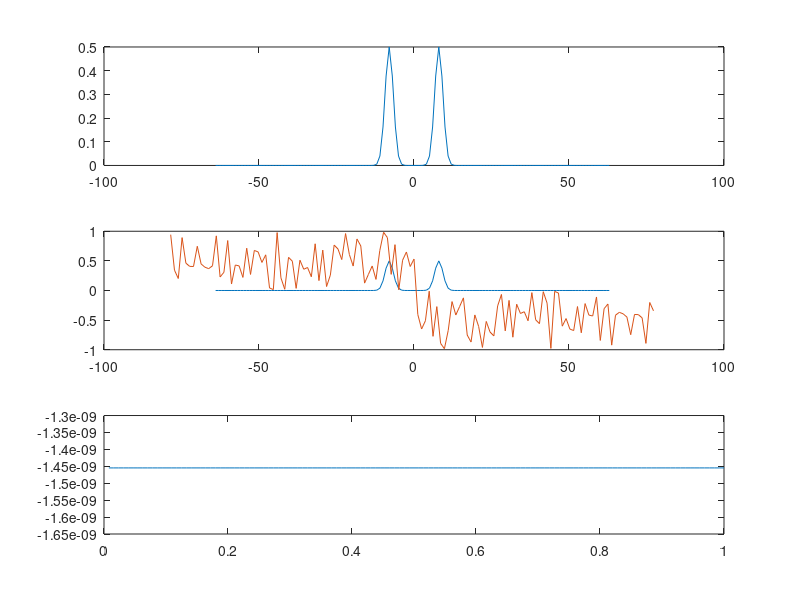

MATLAB code for this plot: (Note: this script raises an error after producing the figure.)
N = 128;
T = -log(rand(1,1));
t = (1:N)/N;
t = T*t;
dt = mean(diff(t));
df = 1.0/T;
f = ((1:N)-1-floor((N+1)/2))*df;
phase = 2*pi*rand(1,N);
for i=1:N
 if(f(i)<0)
  idxminus = find(f==-f(i));
  phase(idxminus) = -phase(i);
 elseif(f(i)==0)
  phase(i)==0;
 end
end
f1 = df*sqrt(N/2);
fwid = (sqrt(N/2)/3)*df;
figure(3)
subplot(3,1,1)
Fx = (abs(f)-f1)/(fwid);
Fx = exp(-2.0*(Fx).^2)/2;
plot(f/df,Fx)
Fx = Fx.*exp(I*phase);
subplot(3,1,2)
plot(f/df,abs(Fx),f,phase/(2*pi))
#
x = (N*ifft(ifftshift(Fx)));
subplot(3,1,3)
plot(t/T,imag(x))
x = real(x);
#x = sin(2*pi*f1*t);
#x = exp(-6*(t-mean(t)).^2).*x;
Fx = fftshift(fft(x))/N;
Px = 2*abs(Fx.*conj(Fx))/df;
figure(4)
#
noisy = 1./16;
xnoise = x+noisy*(rand(1,N)-.5)*2;
Fxnoise = fftshift(fft(sinew(xnoise)))/N;
figure(5)
win = 'sinw';
Pxnoise = 2*abs(Fxnoise.*conj(Fxnoise))/df;
#
gappy = 0.25;
idxnan = find(rand(1,N)<gappy);
gaps = ones(1,N);
gaps(idxnan) = NaN*gaps(idxnan);
xgap = x.*gaps;
[Pxgap,dPxgap,fgap] = gappypsd(xgap,t,win);
xgapnoise = xnoise.*gaps;
[Pxgapnoise,dPxgapnoise,fgapnoise] = gappypsd(xgapnoise,t,win);
#
order = 1;
fillwid = 10*T/N;
idxgood = find(~isnan(xgap));
xgapfill = harmfill(xgap(idxgood),t(idxgood),t,order,fillwid);
[Pxgapfill,dPxgapfill,fgapfill] = gappypsd(xgapfill,t,win);
xgapnoisefill = harmfill(xgapnoise(idxgood),t(idxgood),t,order,fillwid);
[Pxgapnoisefill,dPxgapnoisefill,fgapnoisefill] = gappypsd(xgapnoisefill,t,win);
# do linear interpolation
interporder = 5;
[Pxi,fi,xi] = interpPSD(xgap,t,interporder);
Pxi = 2*Pxi;
#
[Pxin,fin,xin] = interpPSD(xgapnoise,t,interporder);
Pxin = 2*Pxin;
#
figure(1)
arange = [0,T];
subplot(3,1,1)
plot(t,x,'k;signal;',t,xnoise,'r;+noise;')
title('data with gaps and noise')
axis(arange)
subplot(3,1,2)
plot(t,xgap,'g;gaps;',t,xgapnoise,'b;gaps+noise;')
axis(arange)
subplot(3,1,3)
plot(t,xi,'g;gaps;',t,xin,'b;gaps+noise;')
axis(arange)
print('gapy-noisy-data.png','-dpng')
#
arange = [df,max(f),min(Pxnoise)/2,2*max(Pxnoise)];
figure(2)
subplot(1,1,1)
#,fgap,dPxgap,'g',fgapnoise,dPxgapnoise,'b',fgapfill,dPxgapfill,'c',fgapnoisefill,dPxgapnoisefill,'m'
#,fgapfill,Pxgapfill,'c.;filtered gaps;',fgapnoisefill,Pxgapnoisefill,'m.;filtered gaps+noise;'
loglog(f,Px,'k;signal;',f,Pxnoise,'r;+noise;',fgap,Pxgap,'g.;gaps;',fgapnoise,Pxgapnoise,'b.;gaps+noise;',f,Pxi,"g;interpolated;",f,Pxin,"b;interpolated w/noise;")
ylabel('PSD')
legend('location','northwest')
title('PSD of data with gaps and noise')
axis(arange)
print('gapy-noisy-PSD.png','-dpng')

